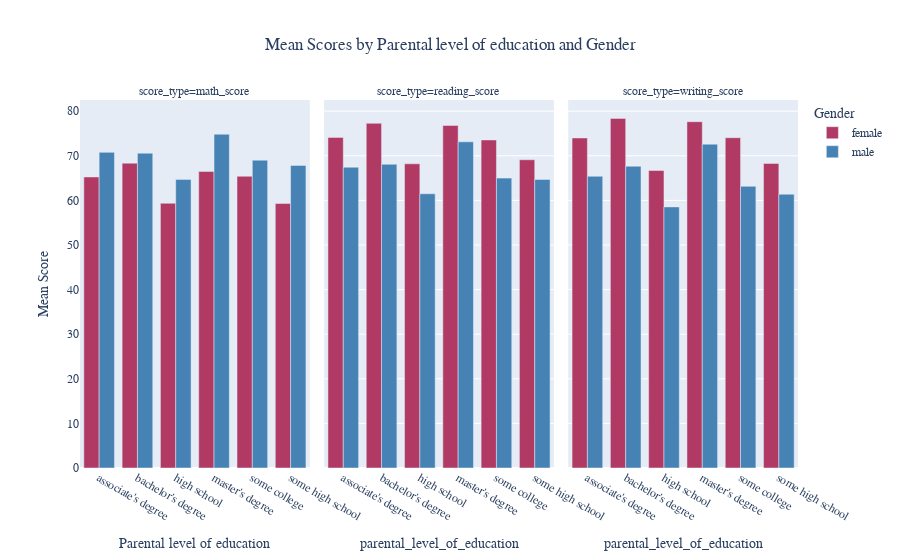

The notebook cell this image was saved under:
### Markdown cell above
### **Fun Fact:**
**More students have parents with some college education, while those with parents holding master's degrees are the fewest in number. 🎓📊 It's a diverse landscape of parental education levels among students!**

### Code cell
import plotly.express as px

# Grouping the data by race_ethnicity, gender, and calculating the mean of math, reading, and writing scores
grouped_df = df.groupby(['parental_level_of_education', 'gender'])[['math_score', 'reading_score', 'writing_score']].mean().reset_index()

# Melt the dataframe to long format for easier plotting
melted_df = pd.melt(grouped_df, id_vars=['parental_level_of_education', 'gender'], var_name='score_type', value_name='mean_score')

# Define color palette based on gender
colors = {'female': '#b03a63', 'male': '#4682B4'}

# Using Plotly Express to create a grouped bar plot
fig = px.bar(melted_df, x='parental_level_of_education', y='mean_score', color='gender',
             title='Mean Scores by Parental level of education and Gender',
             labels={'parental_level_of_education': 'parental_level_of_education', 'mean_score': 'Mean Score', 'gender': 'Gender'},
             barmode='group', facet_col='score_type', color_discrete_map=colors)

# Customizing layout
fig.update_layout(
    xaxis=dict(title='Parental level of education', showgrid=False),
    yaxis=dict(title='Mean Score', showgrid=False),
    legend_title='Gender',
    title=dict(x=0.5),
    font=dict(family='Arial', size=12)
)

# Show the plot
fig.show()

### Figure 1 — Plotly figure (JSON) as saved in the notebook; plotly's stock layout.template omitted (floating-point values rounded to 4 significant figures)
{"data": [{"alignmentgroup": "True", "hovertemplate": "Gender=female<br>score_type=math_score<br>parental_level_of_education=%{x}<br>Mean Score=%{y}<extra></extra>", "legendgroup": "female", "marker": {"color": "#b03a63", "pattern": {"shape": ""}}, "name": "female", "offsetgroup": "female", "orientation": "v", "showlegend": true, "textposition": "auto", "type": "bar", "x": ["associate's degree", "bachelor's degree", "high school", "master's degree", "some college", "some high school"], "xaxis": "x", "y": [65.25, 68.35, 59.35, 66.5, 65.41, 59.3], "yaxis": "y"}, {"alignmentgroup": "True", "hovertemplate": "Gender=female<br>score_type=reading_score<br>parental_level_of_education=%{x}<br>Mean Score=%{y}<extra></extra>", "legendgroup": "female", "marker": {"color": "#b03a63", "pattern": {"shape": ""}}, "name": "female", "offsetgroup": "female", "orientation": "v", "showlegend": false, "textposition": "auto", "type": "bar", "x": ["associate's degree", "bachelor's degree", "high school", "master's degree", "some college", "some high school"], "xaxis": "x2", "y": [74.12, 77.29, 68.2, 76.81, 73.55, 69.11], "yaxis": "y2"}, {"alignmentgroup": "True", "hovertemplate": "Gender=female<br>score_type=writing_score<br>parental_level_of_education=%{x}<br>Mean Score=%{y}<extra></extra>", "legendgroup": "female", "marker": {"color": "#b03a63", "pattern": {"shape": ""}}, "name": "female", "offsetgroup": "female", "orientation": "v", "showlegend": false, "textposition": "auto", "type": "bar", "x": ["associate's degree", "bachelor's degree", "high school", "master's degree", "some college", "some high school"], "xaxis": "x3", "y": [74, 78.38, 66.69, 77.64, 74.05, 68.29], "yaxis": "y3"}, {"alignmentgroup": "True", "hovertemplate": "Gender=male<br>score_type=math_score<br>parental_level_of_education=%{x}<br>Mean Score=%{y}<extra></extra>", "legendgroup": "male", "marker": {"color": "#4682B4", "pattern": {"shape": ""}}, "name": "male", "offsetgroup": "male", "orientation": "v", "showlegend": true, "textposition": "auto", "type": "bar", "x": ["associate's degree", "bachelor's degree", "high school", "master's degree", "some college", "some high school"], "xaxis": "x", "y": [70.76, 70.58, 64.71, 74.83, 69.01, 67.84], "yaxis": "y"}, {"alignmentgroup": "True", "hovertemplate": "Gender=male<br>score_type=reading_score<br>parental_level_of_education=%{x}<br>Mean Score=%{y}<extra></extra>", "legendgroup": "male", "marker": {"color": "#4682B4", "pattern": {"shape": ""}}, "name": "male", "offsetgroup": "male", "orientation": "v", "showlegend": false, "textposition": "auto", "type": "bar", "x": ["associate's degree", "bachelor's degree", "high school", "master's degree", "some college", "some high school"], "xaxis": "x2", "y": [67.43, 68.09, 61.48, 73.13, 64.99, 64.69], "yaxis": "y2"}, {"alignmentgroup": "True", "hovertemplate": "Gender=male<br>score_type=writing_score<br>parental_level_of_education=%{x}<br>Mean Score=%{y}<extra></extra>", "legendgroup": "male", "marker": {"color": "#4682B4", "pattern": {"shape": ""}}, "name": "male", "offsetgroup": "male", "orientation": "v", "showlegend": false, "textposition": "auto", "type": "bar", "x": ["associate's degree", "bachelor's degree", "high school", "master's degree", "some college", "some high school"], "xaxis": "x3", "y": [65.41, 67.65, 58.54, 72.61, 63.15, 61.38], "yaxis": "y3"}], "layout": {"annotations": [{"font": {}, "showarrow": false, "text": "score_type=math_score", "x": 0.16, "xanchor": "center", "xref": "paper", "y": 1, "yanchor": "bottom", "yref": "paper"}, {"font": {}, "showarrow": false, "text": "score_type=reading_score", "x": 0.5, "xanchor": "center", "xref": "paper", "y": 1, "yanchor": "bottom", "yref": "paper"}, {"font": {}, "showarrow": false, "text": "score_type=writing_score", "x": 0.84, "xanchor": "center", "xref": "paper", "y": 1, "yanchor": "bottom", "yref": "paper"}], "barmode": "group", "font": {"family": "Arial", "size": 12}, "legend": {"title": {"text": "Gender"}, "tracegroupgap": 0}, "title": {"text": "Mean Scores by Parental level of education and Gender", "x": 0.5}, "xaxis": {"anchor": "y", "domain": [0, 0.32], "showgrid": false, "title": {"text": "Parental level of education"}}, "xaxis2": {"anchor": "y2", "domain": [0.34, 0.66], "matches": "x", "title": {"text": "parental_level_of_education"}}, "xaxis3": {"anchor": "y3", "domain": [0.68, 1.0], "matches": "x", "title": {"text": "parental_level_of_education"}}, "yaxis": {"anchor": "x", "domain": [0, 1], "showgrid": false, "title": {"text": "Mean Score"}}, "yaxis2": {"anchor": "x2", "domain": [0, 1], "matches": "y", "showticklabels": false}, "yaxis3": {"anchor": "x3", "domain": [0, 1], "matches": "y", "showticklabels": false}}}
